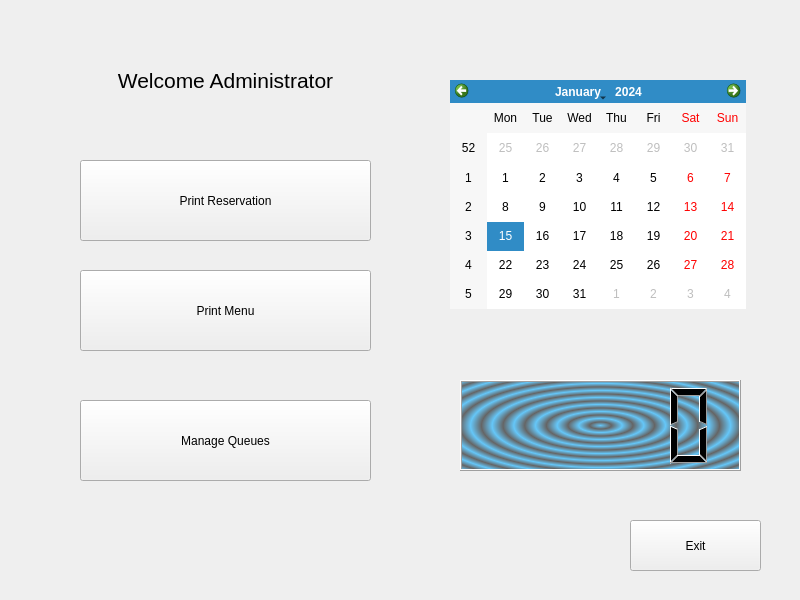
<?xml version="1.0" encoding="UTF-8"?>
<ui version="4.0">
 <class>Administor</class>
 <widget class="QWidget" name="Administor">
  <property name="geometry">
   <rect>
    <x>0</x>
    <y>0</y>
    <width>800</width>
    <height>600</height>
   </rect>
  </property>
  <property name="windowTitle">
   <string>Form</string>
  </property>
  <widget class="QLabel" name="label">
   <property name="geometry">
    <rect>
     <x>50</x>
     <y>50</y>
     <width>351</width>
     <height>61</height>
    </rect>
   </property>
   <property name="text">
    <string>&lt;html&gt;&lt;head/&gt;&lt;body&gt;&lt;p align=&quot;center&quot;&gt;&lt;span style=&quot; font-size:16pt;&quot;&gt;Welcome Administrator&lt;/span&gt;&lt;/p&gt;&lt;/body&gt;&lt;/html&gt;</string>
   </property>
  </widget>
  <widget class="QPushButton" name="pushButton_4">
   <property name="geometry">
    <rect>
     <x>630</x>
     <y>520</y>
     <width>131</width>
     <height>51</height>
    </rect>
   </property>
   <property name="styleSheet">
    <string notr="true"/>
   </property>
   <property name="text">
    <string>Exit</string>
   </property>
  </widget>
  <widget class="QCalendarWidget" name="calendarWidget">
   <property name="geometry">
    <rect>
     <x>450</x>
     <y>80</y>
     <width>296</width>
     <height>229</height>
    </rect>
   </property>
  </widget>
  <widget class="QLCDNumber" name="lcdNumber">
   <property name="geometry">
    <rect>
     <x>460</x>
     <y>380</y>
     <width>281</width>
     <height>91</height>
    </rect>
   </property>
   <property name="styleSheet">
    <string notr="true">background-color: qradialgradient(spread:repeat, cx:0.5, cy:0.5, radius:0.077, fx:0.5, fy:0.5, stop:0 rgba(0, 169, 255, 147), stop:0.497326 rgba(0, 0, 0, 147), stop:1 rgba(0, 169, 255, 147));</string>
   </property>
  </widget>
  <widget class="QPushButton" name="pushButton_5">
   <property name="geometry">
    <rect>
     <x>80</x>
     <y>160</y>
     <width>291</width>
     <height>81</height>
    </rect>
   </property>
   <property name="text">
    <string>Print Reservation</string>
   </property>
  </widget>
  <widget class="QPushButton" name="pushButton_6">
   <property name="geometry">
    <rect>
     <x>80</x>
     <y>400</y>
     <width>291</width>
     <height>81</height>
    </rect>
   </property>
   <property name="text">
    <string>Manage Queues</string>
   </property>
  </widget>
  <widget class="QPushButton" name="pushButton_7">
   <property name="geometry">
    <rect>
     <x>80</x>
     <y>270</y>
     <width>291</width>
     <height>81</height>
    </rect>
   </property>
   <property name="text">
    <string>Print Menu</string>
   </property>
  </widget>
 </widget>
 <resources/>
 <connections/>
</ui>
